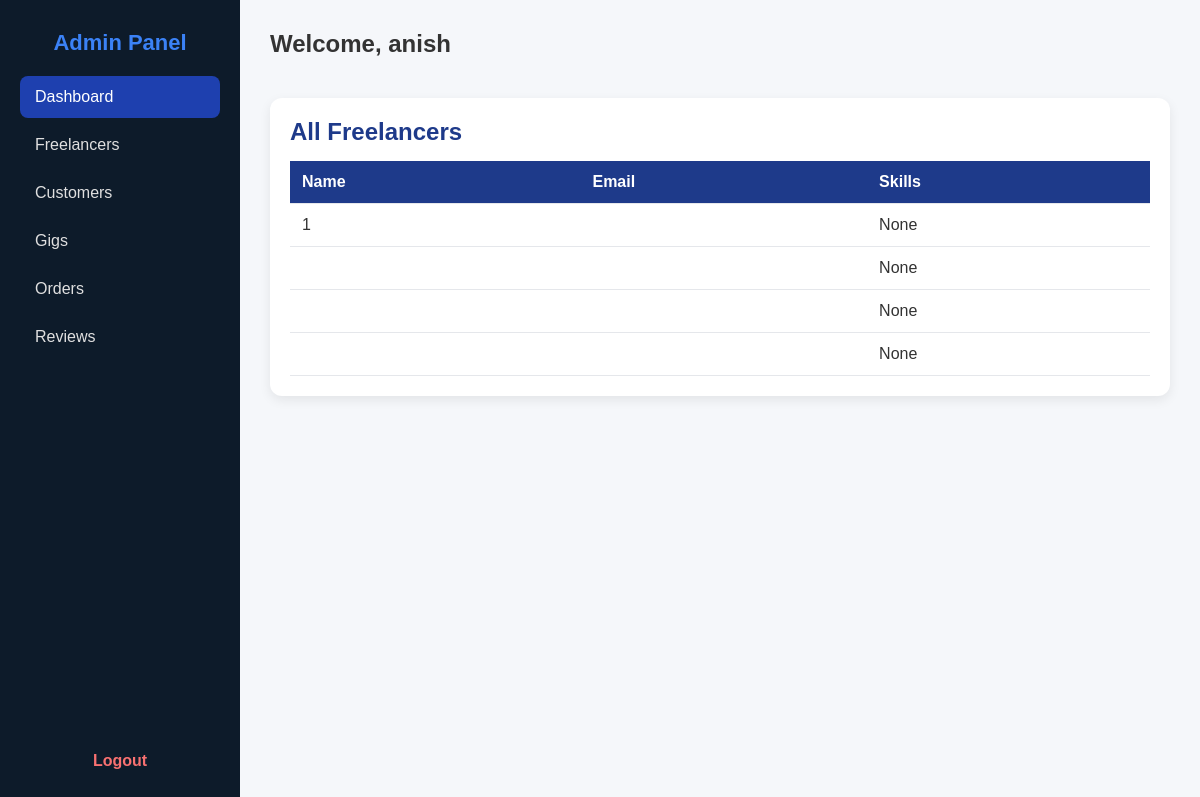
Page /admin-panel/freelancers/ (signed in) on the committed database.
### freelance_marketplace/models.py (models this page shows, shortened)
class CustomUser(AbstractUser):
    ROLE_CHOICES = (
        ('admin', 'Admin'),
        ('freelancer', 'Freelancer'),
        ('customer', 'Customer'),
    )
    role = models.CharField(max_length=20, choices=ROLE_CHOICES, default='customer')

class Freelancer(models.Model):
    user = models.OneToOneField(settings.AUTH_USER_MODEL, on_delete=models.CASCADE)
    name = models.CharField(max_length=100)
    skills = models.TextField(blank=True, null=True)
    rating = models.FloatField(default=0)
    bio = models.TextField(blank=True, null=True)

### freelance_marketplace/views.py (the view)
# urls.py: path('admin-panel/freelancers/', views.admin_freelancers, name='admin_freelancers'),
def admin_freelancers(request):
    if not request.user.is_authenticated or not request.user.is_superuser:
        return redirect('freelance_marketplace:admin_login')
    freelancers = Freelancer.objects.all()
    return render(request, 'freelance_marketplace/admin_freelancers.html', {'freelancers': freelancers})

### freelance_marketplace/templates/freelance_marketplace/admin_freelancers.html
{% extends "freelance_marketplace/admin_dashboard.html" %}
{% block content %}
<div class="table-section">
    <h2 style="margin-bottom:15px;color:#1e3a8a;">All Freelancers</h2>
    <table>
        <thead>
            <tr>
                <th>Name</th>
                <th>Email</th>
                <th>Skills</th>
            </tr>
        </thead>
        <tbody>
            {% for f in freelancers %}
            <tr>
                <td>{{ f.name }}</td>
                <td>{{ f.email }}</td>
                <td>{{ f.skills }}</td>
            </tr>
            {% empty %}
            <tr><td colspan="3">No freelancers found</td></tr>
            {% endfor %}
        </tbody>
    </table>
</div>
{% endblock %}

### freelance_marketplace/templates/freelance_marketplace/admin_dashboard.html (shortened to what this page needs)
<!DOCTYPE html>
<html lang="en">
<head>
</head>
<body>
    <div class="sidebar">
        <div>
            <h2>Admin Panel</h2>
            <div class="nav-links">
                <a href="{% url 'freelance_marketplace:admin_dashboard' %}" class="active">Dashboard</a>
                <a href="{% url 'freelance_marketplace:admin_freelancers' %}">Freelancers</a>
                <a href="{% url 'freelance_marketplace:admin_customers' %}">Customers</a>
                <a href="{% url 'freelance_marketplace:admin_gigs' %}">Gigs</a>
                <a href="{% url 'freelance_marketplace:admin_orders' %}">Orders</a>
                <a href="{% url 'freelance_marketplace:admin_reviews' %}">Reviews</a>
            </div>
        </div>
        <div class="logout">
            <a href="{% url 'freelance_marketplace:admin_logout' %}">Logout</a>
        </div>
    </div>
    <div class="main">
        <div class="header">
            <h1>Welcome, {{ request.user.username }}</h1>
        </div>
        {% block content %}{% endblock %}
    </div>
</body>
</html>

### freelance_marketplace/templates/freelance_marketplace/admin_dashboard.html (style rules this page uses)
* { margin: 0; padding: 0; box-sizing: border-box; }
body { font-family: "Poppins", sans-serif; background-color: #f5f7fa; color: #333; display: flex; min-height: 100vh; }
.sidebar { width: 240px; background-color: #0d1b2a; color: white; padding: 30px 20px; display: flex; flex-direction: column; justify-content: space-between; }
.sidebar h2 { color: #3b82f6; margin-bottom: 20px; font-size: 22px; text-align: center; }
.nav-links a { display: block; text-decoration: none; color: #e0e0e0; padding: 12px 15px; margin: 6px 0; border-radius: 8px; transition: 0.3s; }
.nav-links a:hover, .nav-links a.active { background-color: #1e40af; color: white; }
.logout { text-align: center; margin-top: 20px; }
.logout a { color: #f87171; text-decoration: none; font-weight: 600; }
.main { flex: 1; padding: 30px; }
.header { display: flex; justify-content: space-between; align-items: center; margin-bottom: 40px; }
.header h1 { font-size: 24px; font-weight: 600; }
.table-section { background: white; border-radius: 12px; padding: 20px; box-shadow: 0 4px 12px rgba(0, 0, 0, 0.08); }
table { width: 100%; border-collapse: collapse; }
table thead { background-color: #1e3a8a; color: white; }
table th, table td { padding: 12px; text-align: left; border-bottom: 1px solid #e5e7eb; }

### rows in the picture
CustomUser: user.username "anish"
Freelancer: name "1", skills "None"
Freelancer: skills "None"
Freelancer: skills "None"
Freelancer: skills "None"
